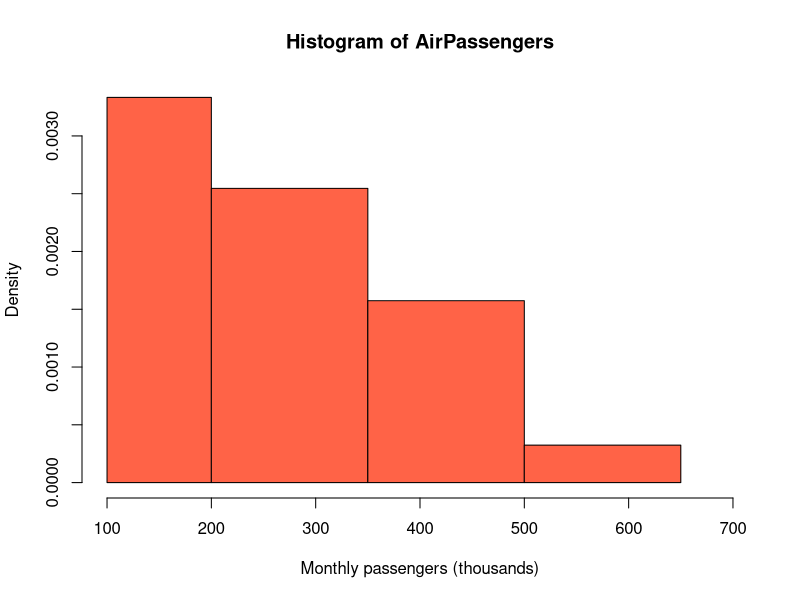

Generate this figure with R:
# Day 2 - Q5: Histogram of AirPassengers, x-axis starts at 100, bins 150 wide from 200 to 700
br <- c(100, seq(200, 700, by = 150))          # 100,200,350,500,650
cat("Break points:", br, "\nRange of data:", range(AirPassengers), "\n")
png("day2/output/q05_airpassengers_hist.png", 700, 500)
hist(AirPassengers, breaks = br, xlim = c(100, 700), col = "tomato",
     main = "Histogram of AirPassengers", xlab = "Monthly passengers (thousands)")
invisible(dev.off())
h <- hist(AirPassengers, breaks = br, plot = FALSE)
print(data.frame(bin = paste0("(", head(br, -1), ",", br[-1], "]"), count = h$counts))
cat("Plot saved: day2/output/q05_airpassengers_hist.png\n")
